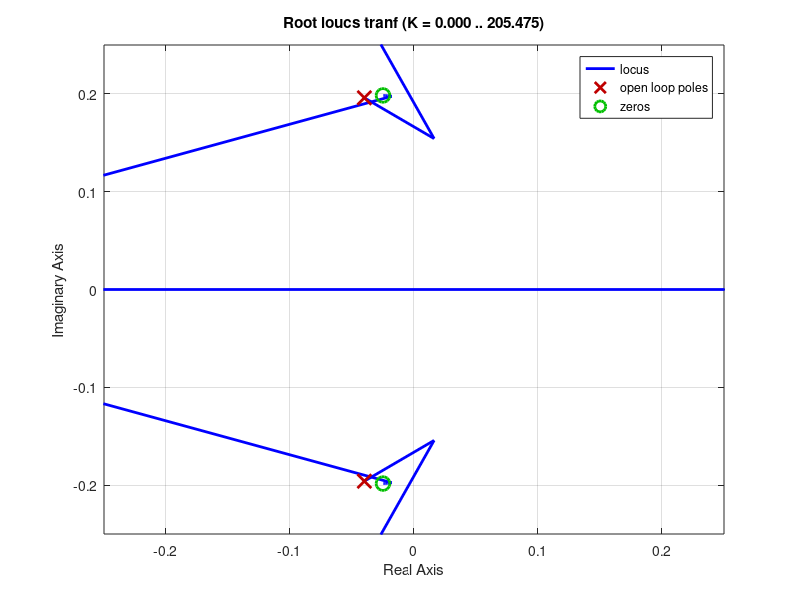

Source code (MATLAB):
clear all
close all

num = [1 23.05 1.19 0.92]
denum = [1 1.08 -1.07 -0.0552 -0.0476]
tranf = tf( num , denum )
rlocus( tranf )
axis([-0.25 0.25 -0.25 0.25])

